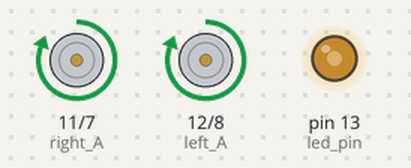
The sketch below on a simulated Arduino Uno, built with avr-gcc and run on an emulated ATmega328P. Parts: motor-driver pin pairs drawn as motors (green arrow = first pin HIGH = forward, orange = second pin HIGH = backward, longer = more drive, scaled by the enable pin), output pins drawn as LEDs (lit = HIGH). What the sketch prints to the serial monitor is not drawn.

Above: at 0.2 s.
Timing chart, 0 to 1.7 s (numbered marks = the images above):
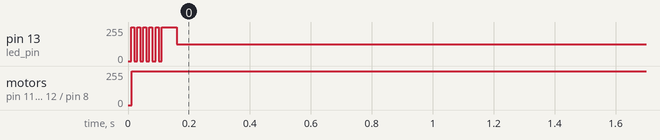

The sketch:

encodRecordV2.ino
```cpp
#include <MsTimer2.h>
#define REAR 0
#define FRONT 2
#define RIGHT 1
#define LEFT 3
int left_A = 12, left_B = 8, left_pwm = 10;
//11 7 9
//12 8 10
int right_A = 11, right_B = 7, right_pwm = 9;


// Switch on LED on and off each half second

#if ARDUINO >= 100
const int led_pin = LED_BUILTIN;  // 1.0 built in LED pin var
#else
const int led_pin = 13;     // default to pin 13
#endif

#define encR_A 1//21
#define encR_B 2//20
#define encL_A 5
#define encL_B  6
int lim = 30;
#include <SD.h>
#include <SPI.h>
volatile  double encR_pos = 0;
volatile  double encL_pos = 0;
int lastR;
int lastL;
const int chipSelect = 4;
const int led = LED_BUILTIN;    // the number of the LED pin
int ledState = LOW;
volatile unsigned long blinkCount = 0;
/// Variables will change :
// ledState used to set the LED
// Generally, you should use "unsigned long" for variables that hold time
// The value will quickly become too large for an int to store
unsigned long previousMillis = 0;        // will store last time LED was updated
// constants won't change :
const long interval = 5;           // interval at which to blink (milliseconds)
double l = 41.5;
double r = 3.656;

double tt;
double a = 0;
double la = 0;
double lb = 0;
double b = 0;
double rr;
double x;
double y;
double bx;
double by;
double ax;
double ay;
double bb;
double aa;


unsigned long bblinkCopy = 0;
double time1;
double time2;
double pt1;
double pt2;
double kpa = 1, kpb = 1;
double pida = 0, pidb = 0;
double errora, errorb;
int cpr;
int cpm;
void encR()
{
  if (digitalRead(encR_B)) encR_pos++;
  else encR_pos--;
}
void encL()
{
  if (digitalRead(encL_B)) encL_pos++;
  else encL_pos--;
}
//void encR()
//{
//   if (digitalRead(encR_A) == HIGH) {   // found a low-to-high on channel A
//    if (digitalRead(encR_B) == LOW) {  // check channel B to see which way
//                                             // encoder is turning
//      encR_pos--;         // CCW
//    }
//    else {
//      encR_pos++;         // CW
//    }
//  }
//  else                                        // found a high-to-low on channel A
//  {
//    if (digitalRead(encR_B) == LOW) {   // check channel B to see which way
//                                              // encoder is turning
//      encR_pos++;          // CW
//    }
//    else {
//      encR_pos = encR_pos--;          // CCW
//    }
//}}
//void encL()
//{
//   if (digitalRead(encL_A) == HIGH) {   // found a low-to-high on channel A
//    if (digitalRead(encL_B) == LOW) {  // check channel B to see which way
//                                             // encoder is turning
//      encL_pos --;         // CCW
//    }
//    else {
//      encL_pos ++;         // CW
//    }
//  }
//  else                                        // found a high-to-low on channel A
//  {
//    if (digitalRead(encL_B) == LOW) {   // check channel B to see which way
//                                              // encoder is turning
//      encL_pos++;          // CW
//    }
//    else {
//      encL_pos--;          // CCW
//    }
//}
//
//}
void setup() {
  pinMode(led_pin, OUTPUT);

  MsTimer2::set(10, flash); // 500ms period
  MsTimer2::start();

  pinMode(encR_B, INPUT_PULLUP);
  pinMode(encR_A, INPUT_PULLUP);
  pinMode(encL_B, INPUT_PULLUP);
  pinMode(encL_A, INPUT_PULLUP);
   pinMode(left_A, OUTPUT); pinMode(left_B, OUTPUT); pinMode(left_pwm, OUTPUT);
  pinMode(right_A, OUTPUT); pinMode(right_B, OUTPUT); pinMode(right_pwm, OUTPUT);
  attachInterrupt(digitalPinToInterrupt(encR_A), encR, RISING);
  attachInterrupt(digitalPinToInterrupt(encL_A), encL, RISING);
  Serial.begin (9600);
  Serial.println("start");
  delay(10);
  //  Timer1.initialize(1000);
  //  Timer1.attachInterrupt(blinkLED);
  int ledState = LOW;
  volatile unsigned long blinkCount = 0;
  //Serial.print("Initializing SD card...");

  // see if the card is present and can be initialized:
  //  if (!SD.begin(chipSelect)) {
  //    Serial.println("Card failed, or not present");
  //    // don't do anything more:
  //    return;
  //  }
  //  Serial.println("card initialized.");
  //  //  Serial1.write(32);
  //}
}
double rrpm = 0;
double lrpm = 0;

void flash()
{

  rrpm = encR_pos / 5;
  lrpm = encL_pos / 5;
  encR_pos = 0;
  encL_pos = 0;

  static boolean output = HIGH;

  digitalWrite(led_pin, output);
  output = !output;
}
//void blinkLED(void)
//{
//  if (ledState == LOW) {
//    ledState = HIGH;
//    blinkCount = blinkCount + 1;  // increase when LED turns on
//  } else {
//    ledState = LOW;
//  }
//  digitalWrite(led, ledState);
//}
void rev()
{
  a = (2 * PI * r * encR_pos) / 1024;
  b = (2 * PI * r * encL_pos) / 1024;
}

//void xxyy()
//{
//  if (a!=b)
//  {rr=(a*l)/(b-a);
//  tt=(b-a)/l;
//  y=(l/2+rr)*sin(tt);
//  x=(l/2+rr)*cos(tt);
//  ay=rr*sin(tt);
//  ax=rr*cos(tt);
//  bx=(rr+l)*cos(tt);
//  by=(rr+l)*sin(tt);
//  }
//}
//
void loop()
{
  unsigned long blinkCopy = 0;
  rev();
  // xxyy();
  //xxyy();
  while (Serial.available())
  { char m = Serial.read();
    if ('m' == m)
    { encL_pos = 0;
      encR_pos = 0;
    }
  }
  //  blinkLED();
  //   noInterrupts();
  //  blinkCopy = blinkCount;
  /// interrupts();
  //
  // if (!((lastL == encL_pos)&&(lastR ==encR_pos)))
  double r = (a - la); //(blinkCopy-bblinkCopy);
  double g = (b - lb); //(blinkCopy-bblinkCopy);
  //  String dataString =(String)blinkCopy+" "+(String)encR_pos+" "+(String)encL_pos+" "+(String)a+" "+(String)b+" ";//+(String)r+" "+(String)g ;
  ///File dataFile = SD.open("datalog.txt", FILE_WRITE);
  // if the file is available, write to it:
  //  if (dataFile) {
  //    dataFile.println(dataString);
  //    dataFile.close();
  //    // print to the serial port too:
  //    Serial.println(dataString);
  //  }
  //   else {
  //    Serial.println("error opening datalog.txt");
  //  }
  Serial.print(blinkCopy); Serial.print(" "); Serial.print(rrpm); Serial.print(" "); Serial.print(lrpm); Serial.print(" ");  Serial.print(a); Serial.print(" "); Serial.print(b); Serial.print(" "); Serial.print(r); Serial.print(" "); Serial.println(g); //Serial.print(" ");// Serial.print(x); Serial.print(" "); Serial.print(y);Serial.print(" "); Serial.print(ax); Serial.print(" "); Serial.print(ay);Serial.print(" "); Serial.print(bx); Serial.print(" "); Serial.println(by);
  //Serial.print(blinkCopy);Serial.print(" ");  Serial.print(encR_pos); Serial.print(" "); Serial.println(encL_pos);//Serial.print(" ");  //Serial.print(pida); Serial.print(" "); Serial.println(pidb);
  forward();
  bblinkCopy = blinkCopy;
  lastR = encR_pos;
  lastL = encL_pos;
  la = a;
  lb = b;
}
void forward() {
  digitalWrite(left_A, HIGH);
  digitalWrite(left_B, LOW);
  analogWrite(left_pwm, 255);

  digitalWrite(right_A, HIGH);
  digitalWrite(right_B, LOW);
  analogWrite(right_pwm, 255);
}
```

Measured:
- by itself, motor on pin 11 (right_A) / pin 7 (right_B), motor on pin 12 (left_A) / pin 8 (left_B): stopped → forward 255/255 at 0.01 s
